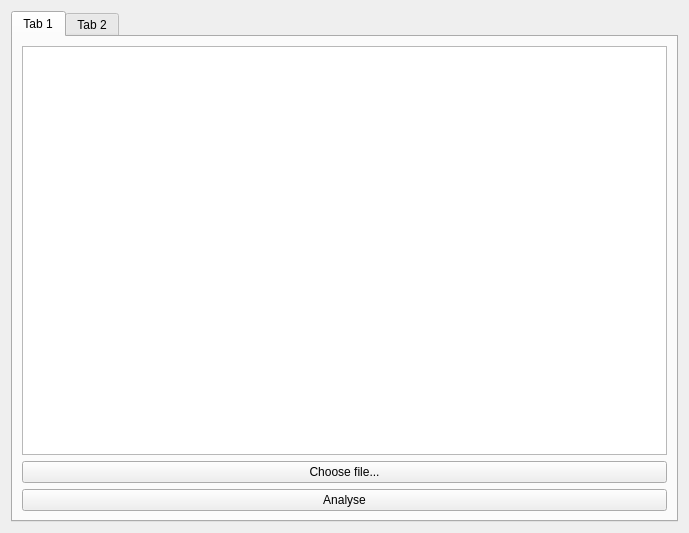
<?xml version="1.0" encoding="UTF-8"?>
<ui version="4.0">
 <class>CSVAnalyzer</class>
 <widget class="QWidget" name="CSVAnalyzer">
  <property name="geometry">
   <rect>
    <x>0</x>
    <y>0</y>
    <width>689</width>
    <height>533</height>
   </rect>
  </property>
  <property name="windowTitle">
   <string>CSVAnalyzer</string>
  </property>
  <layout class="QGridLayout" name="gridLayout">
   <item row="0" column="0">
    <widget class="QTabWidget" name="tabWidget">
     <property name="currentIndex">
      <number>0</number>
     </property>
     <widget class="QWidget" name="tab">
      <attribute name="title">
       <string>Tab 1</string>
      </attribute>
      <layout class="QGridLayout" name="gridLayout_2">
       <item row="0" column="0">
        <layout class="QVBoxLayout" name="verticalLayout">
         <item>
          <widget class="QTableView" name="tableView"/>
         </item>
         <item>
          <widget class="QPushButton" name="chooseFileButton">
           <property name="text">
            <string>Choose file...</string>
           </property>
          </widget>
         </item>
         <item>
          <widget class="QPushButton" name="analyseButton">
           <property name="text">
            <string>Analyse</string>
           </property>
          </widget>
         </item>
        </layout>
       </item>
      </layout>
     </widget>
     <widget class="QWidget" name="tab_2">
      <attribute name="title">
       <string>Tab 2</string>
      </attribute>
      <layout class="QGridLayout" name="gridLayout_3">
       <item row="0" column="0">
        <layout class="QVBoxLayout" name="verticalLayout_2">
         <item>
          <widget class="QComboBox" name="chooseNameProduct">
           <property name="placeholderText">
            <string>All</string>
           </property>
          </widget>
         </item>
        </layout>
       </item>
      </layout>
     </widget>
    </widget>
   </item>
  </layout>
 </widget>
 <resources/>
 <connections/>
</ui>
